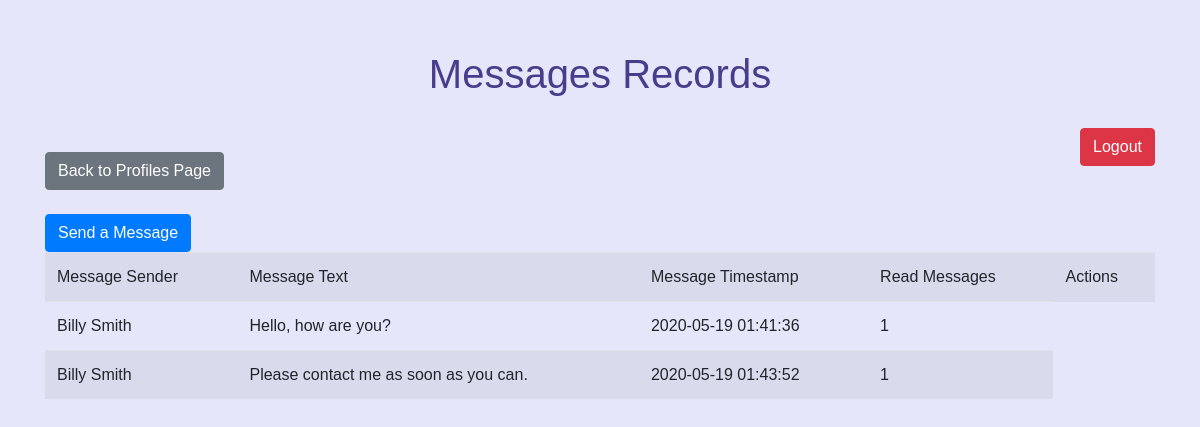
The page /message/viewMessages/73 (signed in) on the database its author committed.
### tables this page shows
CREATE TABLE `message` (
  `message_id` int(11) NOT NULL,
  `message_sender` int(11) NOT NULL,
  `message_receiver` int(11) NOT NULL,
  `message_text` varchar(50) NOT NULL,
  `message_timestamp` timestamp NOT NULL DEFAULT current_timestamp(),
  `message_read` bit(1) NOT NULL
);

CREATE TABLE `profile` (
  `profile_id` int(11) NOT NULL,
  `user_id` int(11) NOT NULL,
  `theme_id` int(11) NOT NULL,
  `first_name` varchar(30) NOT NULL,
  `last_name` varchar(40) NOT NULL,
  `email` varchar(30) NOT NULL,
  `phone_number` varchar(25) NOT NULL,
  `location` varchar(30) NOT NULL,
  `gender` varchar(10) NOT NULL,
  `user_type` varchar(7) NOT NULL
);

### app/controllers/MessageController.php (called while the page is built, shortened)
<?php
class MessageController extends Controller
{
    public function viewMessages($profile_id)
    {
        $profiles = $this->model('Message')->getSendersAndMessages();
        $messages = $this->model('Message')->getMessages($_SESSION['message_receiver'], $_SESSION['message_sender']);
        $this->view('message/viewMessages', ['messages' => $messages, 'profiles' => $profiles]);
    }
}
?>

### app/core/App.php (called while the page is built, shortened)
<?php
class App
{
    var $method = 'index';
    public function __construct()
    {
        $url = $this->parseURL();
        if (isset($url[0]) && file_exists('app/controllers/' . $url[0] . 'Controller.php')) {
            unset($url[0]);
        }
        $this->controller = new $this->controller();
        if (isset($url[1]) && method_exists($this->controller, $url[1])) {
            $this->method = $url[1];
            unset($url[1]);
        }
        $this->params = $url ? array_values($url) : [];
        call_user_func_array([$this->controller, $this->method], $this->params);
    }
    private function parseURL()
    {
        if (isset($_GET['url'])) {
            return explode('/', filter_var(rtrim($_GET['url'], '/'), FILTER_SANITIZE_URL));
        }
    }
}
?>

### index.php (called while the page is built, shortened)
<?php
    new App();
?>

### app/models/Message.php (called while the page is built, shortened)
<?php
class Message extends Model
{
    public function getMessages($message_receiver, $message_sender)
    {
        $SQL = 'SELECT * FROM Message
                WHERE message_receiver = :message_receiver AND message_sender = :message_sender
                   OR message_receiver = :message_sender AND message_sender = :message_receiver
                ORDER BY message_timestamp';
        $stmt = self::$_connection->prepare($SQL);
        $stmt->execute(['message_receiver' => $message_receiver, 'message_sender' => $message_sender]);
        $stmt->setFetchMode(PDO::FETCH_CLASS, 'Message');
        return $stmt->fetchAll();
    }
    public function getSendersAndMessages()
    {
        $SQL = 'SELECT * FROM Message message
                   INNER JOIN Profile profile
                           ON profile.profile_id = message.message_sender';
        $stmt = self::$_connection->prepare($SQL);
        $stmt->execute();
        $stmt->setFetchMode(PDO::FETCH_CLASS, 'Message');
        return $stmt->fetchAll();
    }
}
?>

### app/views/message/viewMessages.php (the view, shortened to what this page needs)
<!doctype html>
<html lang="en">
<head>
    <link rel="stylesheet" href="https://stackpath.bootstrapcdn.com/bootstrap/4.4.1/css/bootstrap.min.css"
>
</head>
<body>
<div class='container'>
    <h1>Messages Records</h1>
    <a href='/login/logout' class="btn btn-danger" style="float: right;">Logout</a><br/>
    <a href='/message/index' class='btn btn-secondary'>Back to Profiles Page</a><br/><br/>
    <a style="margin: 0px;" href='/message/create' class="btn btn-primary">Send a Message</a>
    <table class='table table-striped'>
        <tr>
            <td>Message Sender</td>
            <td>Message Text</td>
            <td>Message Timestamp</td>
            <td>Read Messages</td>
            <td>Actions</td>
        </tr>
        <?php
        foreach ($data['messages'] as $message) {
            foreach ($data['profiles'] as $profile) {
                if ($message->message_sender == $profile->message_sender && $message->message_receiver == $profile->message_receiver &&
                    $message->message_sender == $_SESSION['message_sender'] && $message->message_receiver == $_SESSION['message_receiver'] ||
                    $message->message_sender == $profile->message_sender && $message->message_receiver == $profile->message_receiver &&
                    $message->message_sender == $_SESSION['message_receiver'] && $message->message_receiver == $_SESSION['message_sender']) {
                    echo "<td>$profile->first_name $profile->last_name</td><td>$message->message_text</td><td>$message->message_timestamp</td><td>$message->message_read</td>";
                    break;
                }
            }
        }
        ?>
    </table>
</div>
</body>
</html>

### app/views/message/viewMessages.php (style rules this page uses)
h1 { color: darkslateblue; margin-top: 50px; margin-bottom: 30px; height: 100%; display: flex; align-items: center; justify-content: center; }
a:link { text-decoration: none; }
body { background-color: lavender; font-family: Helvetica, sans-serif; }

### rows shown on the page
message: profile.first_name "Billy", profile.last_name "Smith", message_text "Hello, how are you?", message_timestamp "2020-05-19 01:41:36", message_read "1"
message: message_text "Please contact me as soon as you can.", message_timestamp "2020-05-19 01:43:52", message_read "1"
